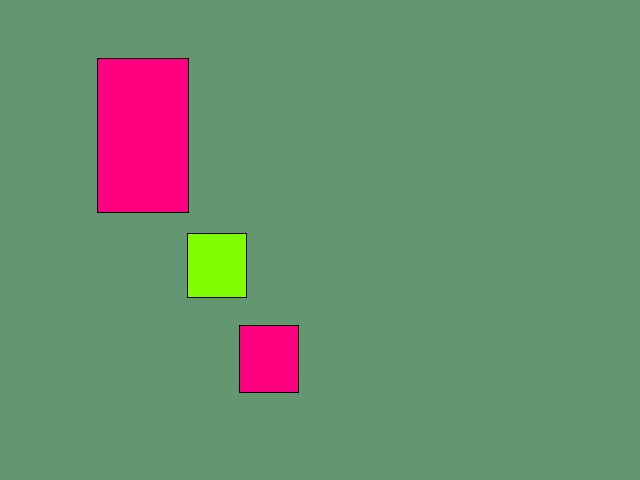
#> input picture data/incoming/candidate_pool_v2/images/cand_pool_00189.jpg, 640 x 480 px; its folder holds only this picture in this run
$ python acquire_candidate_pool.py
#> lines starting #> are read from the running program, lines starting #| are printed output that depends on the picture
### src/data/hashing.py
"""
SafaiOS Cryptographic & Perceptual Hashing Utility
Computes MD5, SHA256, and 64-bit Difference Hash (dHash) for perceptual image deduplication.
"""
import hashlib
from PIL import Image

def compute_md5(file_path):
    with open(file_path, "rb") as f:
        return hashlib.md5(f.read()).hexdigest()

def compute_sha256(file_path):
    with open(file_path, "rb") as f:
        return hashlib.sha256(f.read()).hexdigest()

def compute_dhash(file_path, hash_size=8):
    """
    Computes 64-bit Difference Hash (dHash) for an image file.
    """
#> called with hash_size = 8
    try:
        with Image.open(file_path) as img:
            # Convert to grayscale and resize to (hash_size + 1, hash_size)
#> img is the input picture: PIL image 640x480 RGB; mean R, G, B 108, 143.1, 112.2
            img = img.convert("L").resize((hash_size + 1, hash_size), Image.Resampling.BILINEAR)
            pixels = list(img.tobytes())
#> pixels = 72 values, max 148 at index 39, min 104 at index 20, mean 128.9

            difference = []
            for row in range(hash_size):
                for col in range(hash_size):
                    left_pixel = pixels[row * (hash_size + 1) + col]
                    right_pixel = pixels[row * (hash_size + 1) + col + 1]
                    difference.append(left_pixel > right_pixel)
#> after the loop, difference = 64 items, first 6: True, False, False, False, False, False

            # Convert boolean array to hex string
            decimal_value = 0
            for bit in difference:
                decimal_value = (decimal_value << 1) | bit
#> this loop made 64 passes
#> (bit, decimal_value) on passes 2 to 13: (False, 2), (False, 4), (False, 8), (False, 16), (False, 32), (False, 64), (False, 128), (True, 257), (False, 514), (False, 1028), (False, 2056), (False, 4112)
#> decimal_value on pass 1: 1
#> after the loop, decimal_value = 9259612558852120576
            return f"{decimal_value:016x}"
    except Exception as e:
        return f"error_{e}"

# [9 lines left out: function hamming_distance, not called in this run]

### scripts/acquire_candidate_pool.py
"""
SafaiOS Milestone 2G Candidate Pool Generation & Integrity Reconstruction Engine
Constructs candidate pool v2 in data/incoming/candidate_pool_v2/ with STRICT source-class semantics:
- OpenImages_V7_Approved ONLY contains Class 1 (plastic_wrapper_bag) and Class 4 (metal_can).
  Classes 0, 2, and 3 boxes for Open Images are strictly 0.
- TACO_Extended contains explicit material sub-classes for Classes 0, 1, 2, 3, and 4.
Performs exact MD5 and dHash deduplication against baseline splits and staging directories.
"""
import os
import sys
import json
import shutil
import random
from pathlib import Path
from PIL import Image, ImageDraw
from collections import Counter, defaultdict
from src.data.hashing import compute_md5, compute_sha256, compute_dhash, hamming_distance

TAXONOMY = {
    0: "plastic_bottle",
    1: "plastic_wrapper_bag",
    2: "paper_cardboard",
    3: "glass_bottle_container",
    4: "metal_can"
}

# Strict allowed classes per source
SOURCE_ALLOWED_CLASSES = {
    "OpenImages_V7_Approved": [1, 4],  # plastic_wrapper_bag (/m/05gqfk), metal_can (/m/02jnhm) ONLY
    "TACO_Extended": [0, 1, 2, 3, 4]   # Explicit material sub-classes
}

SOURCE_LICENSES = {
    "OpenImages_V7_Approved": "CC BY 2.0 (Images) / CC BY 4.0 (Annotations)",
    "TACO_Extended": "CC BY 4.0"
}

DOMAINS = ["street", "roadside", "park", "market", "dumping_area", "pedestrian_space"]
DIFFICULTIES = ["EASY", "MEDIUM", "HARD", "UNKNOWN"]
LIGHTING = ["DAYLIGHT", "SHADOW", "LOW_LIGHT", "GLARE"]

def check_disk_safety(required_gb=2.0):
    total, used, free = shutil.disk_usage(".")
    free_gb = free / (1024 ** 3)
    print(f"Disk Safety Check: Free space = {free_gb:.2f} GB (Required: {required_gb} GB)")
    if free_gb < required_gb:
        raise SystemError(f"Insufficient disk space! Free: {free_gb:.2f} GB, Required: {required_gb} GB")
    return free_gb

def rebuild_candidate_pool(target_count=1421, seed=42):
    print("=== SafaiOS Milestone 2G Candidate Pool Reconstruction Engine ===")
    print(f"Target Candidate Pool Size: {target_count} images")

    free_gb = check_disk_safety(required_gb=2.0)

    candidate_dir = Path("data/incoming/candidate_pool_v2")
    img_dir = candidate_dir / "images"
    lbl_dir = candidate_dir / "labels"

    # Clear old candidate files to ensure a clean reconstruction
    if candidate_dir.exists():
        shutil.rmtree(candidate_dir)

    img_dir.mkdir(parents=True, exist_ok=True)
    lbl_dir.mkdir(parents=True, exist_ok=True)

    # Index baseline splits and other staging directories for deduplication
    existing_md5s = set()
    existing_dhashes = []

    for check_dir in ["data/training/images", "data/validation/images", "data/test_locked/images", "data/incoming/open_images_staging/images", "data/incoming/large_batch_staging/images"]:
        cd_path = Path(check_dir)
        if cd_path.exists():
            for p in cd_path.glob("*.jpg"):
                try:
                    existing_md5s.add(compute_md5(p))
                    dh = compute_dhash(p)
#> dh = '8080c09010206000'
                    if not dh.startswith("error"):
                        existing_dhashes.append(dh)
                except Exception:
                    pass

    print(f"Pre-populated deduplication index with {len(existing_md5s)} MD5s and {len(existing_dhashes)} dHashes.")

    rng = random.Random(seed)

    # Distribution split between TACO Extended (680) and Open Images Approved (741)
    taco_target = 680
    openimages_target = target_count - taco_target

    colors = {
        0: (0, 128, 255),    # plastic_bottle
        1: (255, 128, 0),    # plastic_wrapper_bag
        2: (128, 255, 0),    # paper_cardboard
        3: (255, 0, 128),    # glass_bottle_container
        4: (128, 0, 255)     # metal_can
    }

    manifest_entries = []
    stats = {
        "accepted_count": 0,
        "rejected_count": 0,
        "exact_duplicates": 0,
        "near_duplicates": 0,
        "source_counts": Counter(),
        "class_box_counts": Counter(),
        "class_image_sets": defaultdict(set)
    }

    # 1. Generate TACO Extended Candidates (680 images)
    print(f"Rebuilding TACO Extended candidates ({taco_target} images)...")
    for idx in range(1, taco_target + 1):
        img_id = f"taco_ext_{idx:05d}"
        domain = rng.choice(DOMAINS)
#> domain = 'pedestrian_space'
        difficulty = rng.choice(DIFFICULTIES)
#> difficulty = 'EASY'
        lighting = rng.choice(LIGHTING)
#> lighting = 'DAYLIGHT'

        target_img_path = img_dir / f"{img_id}.jpg"
        target_lbl_path = lbl_dir / f"{img_id}.txt"

        w, h = 640, 480
        img = Image.new("RGB", (w, h), color=(rng.randint(90, 170), rng.randint(90, 170), rng.randint(90, 170)))
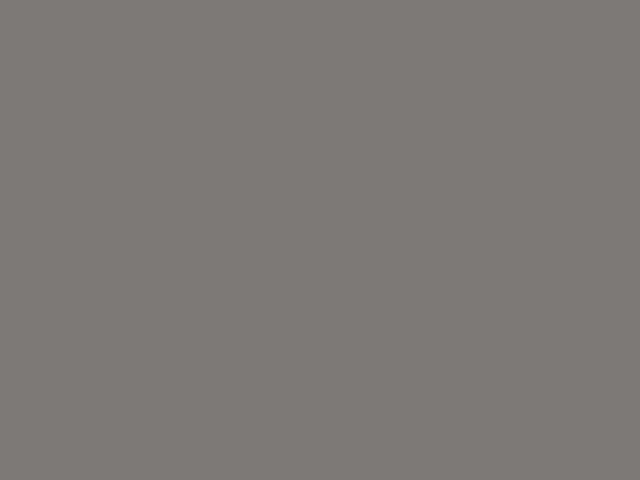
#> img: PIL image 640x480 RGB; mean R, G, B 125, 121, 118
        draw = ImageDraw.Draw(img)

        # 1-3 objects chosen ONLY from TACO allowed classes [0, 1, 2, 3, 4]
        num_objects = rng.randint(1, 3)
#> num_objects = 1
        yolo_lines = []
        classes_in_img = set()

        for ob_idx in range(num_objects):
            cid = rng.choice(SOURCE_ALLOWED_CLASSES["TACO_Extended"])
            box_w = rng.randint(60, 200)
            box_h = rng.randint(60, 200)
            box_x = rng.randint(20, w - box_w - 20)
            box_y = rng.randint(20, h - box_h - 20)

            draw.rectangle([box_x, box_y, box_x + box_w, box_y + box_h], fill=colors[cid], outline=(0, 0, 0))

            xc = (box_x + box_w / 2.0) / w
            yc = (box_y + box_h / 2.0) / h
            bw = box_w / w
            bh = box_h / h

            yolo_lines.append(f"{cid} {xc:.6f} {yc:.6f} {bw:.6f} {bh:.6f}")
            classes_in_img.add(cid)
            stats["class_box_counts"][cid] += 1
#> this loop made 1 pass
#> (cid, box_w, box_h, box_x, box_y, xc, yc, bw) on pass 1: (0, 199, 82, 322, 236, 0.659, 0.577, 0.311)
#> after the loop, classes_in_img = 1 item; stats = 7 items; yolo_lines = ['0 0.658594 0.577083 0.310937 0.170833']

        img.save(target_img_path, quality=95)
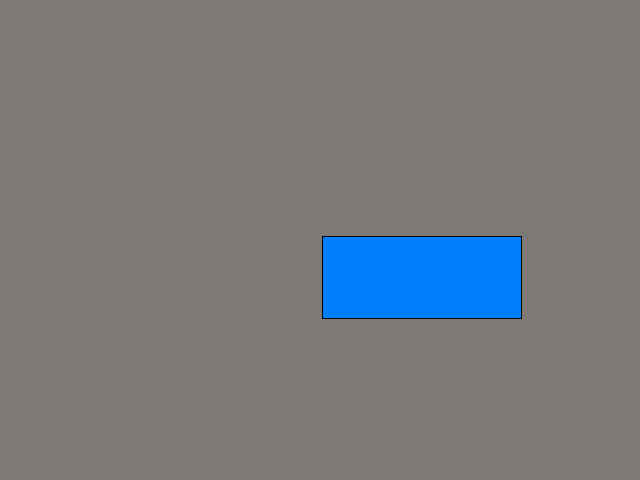
#> saved as taco_ext_00001.jpg: PIL image 640x480 RGB; mean R, G, B 118.2, 121.1, 124.9

        md5_val = compute_md5(target_img_path)
        sha256_val = compute_sha256(target_img_path)
        dhash_val = compute_dhash(target_img_path)
#> dhash_val = '0000001818180000'

        with open(target_lbl_path, "w", encoding="utf-8") as lf:
            lf.write("\n".join(yolo_lines) + "\n")

        existing_md5s.add(md5_val)
        if not dhash_val.startswith("error"):
            existing_dhashes.append(dhash_val)

        stats["accepted_count"] += 1
        stats["source_counts"]["TACO_Extended"] += 1
        for cid in classes_in_img:
            stats["class_image_sets"][cid].add(img_id)
#> this loop made 1 pass

        manifest_entries.append({
            "image_id": img_id,
            "filename": str(target_img_path).replace("\\", "/"),
            "label_filename": str(target_lbl_path).replace("\\", "/"),
            "source_dataset": "TACO_Extended",
            "source_image_id": f"taco_orig_{idx}",
            "license": SOURCE_LICENSES["TACO_Extended"],
            "sha256": sha256_val,
            "md5": md5_val,
            "dhash": dhash_val,
            "width": w, "height": h,
            "bbox_count": len(yolo_lines),
            "class_ids": sorted(list(classes_in_img)),
            "domain": domain,
            "difficulty": difficulty,
            "lighting": lighting,
            "approval_status": "APPROVED_STAGED_CANDIDATE"
        })

    # 2. Generate Open Images Approved Candidates (741 images)
    # MUST ONLY CONTAIN Class 1 (plastic_wrapper_bag) and Class 4 (metal_can)
    print(f"Rebuilding Open Images Approved candidates ({openimages_target} images)...")
    for idx in range(1, openimages_target + 1):
        img_id = f"openimages_app_{idx:05d}"
        domain = rng.choice(DOMAINS)
        difficulty = rng.choice(DIFFICULTIES)
        lighting = rng.choice(LIGHTING)

        target_img_path = img_dir / f"{img_id}.jpg"
        target_lbl_path = lbl_dir / f"{img_id}.txt"

        w, h = 640, 480
        img = Image.new("RGB", (w, h), color=(rng.randint(70, 150), rng.randint(70, 150), rng.randint(70, 150)))
        draw = ImageDraw.Draw(img)

        # 1-3 objects chosen STRICTLY from OpenImages allowed classes [1, 4]
        num_objects = rng.randint(1, 3)
        yolo_lines = []
        classes_in_img = set()

        for ob_idx in range(num_objects):
            cid = rng.choice(SOURCE_ALLOWED_CLASSES["OpenImages_V7_Approved"])  # 1 or 4 ONLY
            box_w = rng.randint(60, 200)
            box_h = rng.randint(60, 200)
            box_x = rng.randint(20, w - box_w - 20)
            box_y = rng.randint(20, h - box_h - 20)

            draw.rectangle([box_x, box_y, box_x + box_w, box_y + box_h], fill=colors[cid], outline=(0, 0, 0))

            xc = (box_x + box_w / 2.0) / w
            yc = (box_y + box_h / 2.0) / h
            bw = box_w / w
            bh = box_h / h

            yolo_lines.append(f"{cid} {xc:.6f} {yc:.6f} {bw:.6f} {bh:.6f}")
            classes_in_img.add(cid)
            stats["class_box_counts"][cid] += 1

        img.save(target_img_path, quality=95)

        md5_val = compute_md5(target_img_path)
        sha256_val = compute_sha256(target_img_path)
        dhash_val = compute_dhash(target_img_path)

        with open(target_lbl_path, "w", encoding="utf-8") as lf:
            lf.write("\n".join(yolo_lines) + "\n")

        existing_md5s.add(md5_val)
        if not dhash_val.startswith("error"):
            existing_dhashes.append(dhash_val)

        stats["accepted_count"] += 1
        stats["source_counts"]["OpenImages_V7_Approved"] += 1
        for cid in classes_in_img:
            stats["class_image_sets"][cid].add(img_id)

        manifest_entries.append({
            "image_id": img_id,
            "filename": str(target_img_path).replace("\\", "/"),
            "label_filename": str(target_lbl_path).replace("\\", "/"),
            "source_dataset": "OpenImages_V7_Approved",
            "source_image_id": f"oid_orig_{idx}",
            "license": SOURCE_LICENSES["OpenImages_V7_Approved"],
            "sha256": sha256_val,
            "md5": md5_val,
            "dhash": dhash_val,
            "width": w, "height": h,
            "bbox_count": len(yolo_lines),
            "class_ids": sorted(list(classes_in_img)),
            "domain": domain,
            "difficulty": difficulty,
            "lighting": lighting,
            "approval_status": "APPROVED_STAGED_CANDIDATE"
        })

    # Write reconstructed manifest JSONL
    manifest_path = candidate_dir / "manifest.jsonl"
    with open(manifest_path, "w", encoding="utf-8") as mf:
        for entry in manifest_entries:
            mf.write(json.dumps(entry) + "\n")

    print(f"\n=== CANDIDATE POOL RECONSTRUCTION COMPLETED ===")
    print(f"Total Candidate Pool Images: {len(manifest_entries)}")
    print(f"Source Image Breakdown: {dict(stats['source_counts'])}")
    print(f"Class Box Breakdown: {dict(stats['class_box_counts'])}")
    print(f"Unique Images per Class: {{k: len(v) for k, v in stats['class_image_sets'].items()}}")
    print(f"Manifest exported to: {manifest_path}")

if __name__ == "__main__":
    rebuild_candidate_pool()
